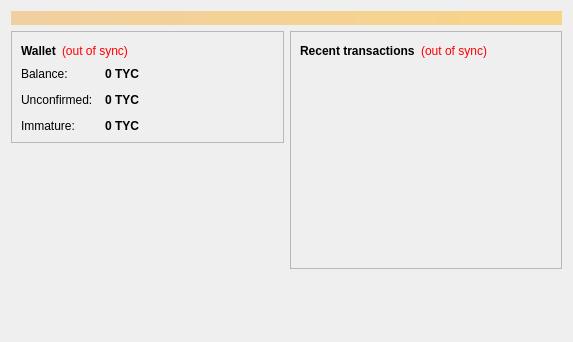
<?xml version="1.0" encoding="UTF-8"?>
<ui version="4.0">
 <class>OverviewPage</class>
 <widget class="QWidget" name="OverviewPage">
  <property name="geometry">
   <rect>
    <x>0</x>
    <y>0</y>
    <width>573</width>
    <height>342</height>
   </rect>
  </property>
  <property name="windowTitle">
   <string>Form</string>
  </property>
  <layout class="QVBoxLayout" name="topLayout">
   <item>
    <widget class="QLabel" name="labelAlerts">
     <property name="visible">
      <bool>false</bool>
     </property>
     <property name="styleSheet">
      <string notr="true">background-color: qlineargradient(x1: 0, y1: 0, x2: 1, y2: 0, stop:0 #F0D0A0, stop:1 #F8D488); color:#000000;</string>
     </property>
     <property name="wordWrap">
      <bool>true</bool>
     </property>
     <property name="margin">
      <number>3</number>
     </property>
    </widget>
   </item>
   <item>
    <layout class="QHBoxLayout" name="horizontalLayout" stretch="1,1">
     <item>
      <layout class="QVBoxLayout" name="verticalLayout_2">
       <item>
        <widget class="QFrame" name="frame">
         <property name="frameShape">
          <enum>QFrame::StyledPanel</enum>
         </property>
         <property name="frameShadow">
          <enum>QFrame::Raised</enum>
         </property>
         <layout class="QVBoxLayout" name="verticalLayout_4">
          <item>
           <layout class="QHBoxLayout" name="horizontalLayout_4">
            <item>
             <widget class="QLabel" name="label_5">
              <property name="font">
               <font>
                <weight>75</weight>
                <bold>true</bold>
               </font>
              </property>
              <property name="text">
               <string>Wallet</string>
              </property>
             </widget>
            </item>
            <item>
             <widget class="QLabel" name="labelWalletStatus">
              <property name="toolTip">
               <string>The displayed information may be out of date. Your wallet automatically synchronizes with the Testcoin network after a connection is established, but this process has not completed yet.</string>
              </property>
              <property name="styleSheet">
               <string notr="true">QLabel { color: red; }</string>
              </property>
              <property name="text">
               <string notr="true">(out of sync)</string>
              </property>
              <property name="alignment">
               <set>Qt::AlignLeading|Qt::AlignLeft|Qt::AlignVCenter</set>
              </property>
             </widget>
            </item>
            <item>
             <spacer name="horizontalSpacer_2">
              <property name="orientation">
               <enum>Qt::Horizontal</enum>
              </property>
              <property name="sizeHint" stdset="0">
               <size>
                <width>40</width>
                <height>20</height>
               </size>
              </property>
             </spacer>
            </item>
           </layout>
          </item>
          <item>
           <layout class="QFormLayout" name="formLayout_2">
            <property name="fieldGrowthPolicy">
             <enum>QFormLayout::AllNonFixedFieldsGrow</enum>
            </property>
            <property name="horizontalSpacing">
             <number>12</number>
            </property>
            <property name="verticalSpacing">
             <number>12</number>
            </property>
            <item row="0" column="0">
             <widget class="QLabel" name="label">
              <property name="text">
               <string>Balance:</string>
              </property>
             </widget>
            </item>
            <item row="0" column="1">
             <widget class="QLabel" name="labelBalance">
              <property name="font">
               <font>
                <weight>75</weight>
                <bold>true</bold>
               </font>
              </property>
              <property name="cursor">
               <cursorShape>IBeamCursor</cursorShape>
              </property>
              <property name="toolTip">
               <string>Your current balance</string>
              </property>
              <property name="text">
               <string notr="true">0 TYC</string>
              </property>
              <property name="textInteractionFlags">
               <set>Qt::LinksAccessibleByMouse|Qt::TextSelectableByKeyboard|Qt::TextSelectableByMouse</set>
              </property>
             </widget>
            </item>
            <item row="1" column="0">
             <widget class="QLabel" name="label_3">
              <property name="text">
               <string>Unconfirmed:</string>
              </property>
             </widget>
            </item>
            <item row="1" column="1">
             <widget class="QLabel" name="labelUnconfirmed">
              <property name="font">
               <font>
                <weight>75</weight>
                <bold>true</bold>
               </font>
              </property>
              <property name="cursor">
               <cursorShape>IBeamCursor</cursorShape>
              </property>
              <property name="toolTip">
               <string>Total of transactions that have yet to be confirmed, and do not yet count toward the current balance</string>
              </property>
              <property name="text">
               <string notr="true">0 TYC</string>
              </property>
              <property name="textInteractionFlags">
               <set>Qt::LinksAccessibleByMouse|Qt::TextSelectableByKeyboard|Qt::TextSelectableByMouse</set>
              </property>
             </widget>
            </item>
            <item row="2" column="0">
             <widget class="QLabel" name="labelImmatureText">
              <property name="text">
               <string>Immature:</string>
              </property>
             </widget>
            </item>
            <item row="2" column="1">
             <widget class="QLabel" name="labelImmature">
              <property name="font">
               <font>
                <weight>75</weight>
                <bold>true</bold>
               </font>
              </property>
              <property name="toolTip">
               <string>Mined balance that has not yet matured</string>
              </property>
              <property name="text">
               <string notr="true">0 TYC</string>
              </property>
              <property name="textInteractionFlags">
               <set>Qt::LinksAccessibleByMouse|Qt::TextSelectableByKeyboard|Qt::TextSelectableByMouse</set>
              </property>
             </widget>
            </item>
           </layout>
          </item>
         </layout>
        </widget>
       </item>
       <item>
        <spacer name="verticalSpacer">
         <property name="orientation">
          <enum>Qt::Vertical</enum>
         </property>
         <property name="sizeHint" stdset="0">
          <size>
           <width>20</width>
           <height>40</height>
          </size>
         </property>
        </spacer>
       </item>
      </layout>
     </item>
     <item>
      <layout class="QVBoxLayout" name="verticalLayout_3">
       <item>
        <widget class="QFrame" name="frame_2">
         <property name="frameShape">
          <enum>QFrame::StyledPanel</enum>
         </property>
         <property name="frameShadow">
          <enum>QFrame::Raised</enum>
         </property>
         <layout class="QVBoxLayout" name="verticalLayout">
          <item>
           <layout class="QHBoxLayout" name="horizontalLayout_2">
            <item>
             <widget class="QLabel" name="label_4">
              <property name="text">
               <string>&lt;b&gt;Recent transactions&lt;/b&gt;</string>
              </property>
             </widget>
            </item>
            <item>
             <widget class="QLabel" name="labelTransactionsStatus">
              <property name="toolTip">
               <string>The displayed information may be out of date. Your wallet automatically synchronizes with the Testcoin network after a connection is established, but this process has not completed yet.</string>
              </property>
              <property name="styleSheet">
               <string notr="true">QLabel { color: red; }</string>
              </property>
              <property name="text">
               <string notr="true">(out of sync)</string>
              </property>
              <property name="alignment">
               <set>Qt::AlignRight|Qt::AlignTrailing|Qt::AlignVCenter</set>
              </property>
             </widget>
            </item>
            <item>
             <spacer name="horizontalSpacer">
              <property name="orientation">
               <enum>Qt::Horizontal</enum>
              </property>
              <property name="sizeHint" stdset="0">
               <size>
                <width>40</width>
                <height>20</height>
               </size>
              </property>
             </spacer>
            </item>
           </layout>
          </item>
          <item>
           <widget class="QListView" name="listTransactions">
            <property name="styleSheet">
             <string notr="true">QListView { background: transparent; }</string>
            </property>
            <property name="frameShape">
             <enum>QFrame::NoFrame</enum>
            </property>
            <property name="verticalScrollBarPolicy">
             <enum>Qt::ScrollBarAlwaysOff</enum>
            </property>
            <property name="horizontalScrollBarPolicy">
             <enum>Qt::ScrollBarAlwaysOff</enum>
            </property>
            <property name="selectionMode">
             <enum>QAbstractItemView::NoSelection</enum>
            </property>
           </widget>
          </item>
         </layout>
        </widget>
       </item>
       <item>
        <spacer name="verticalSpacer_2">
         <property name="orientation">
          <enum>Qt::Vertical</enum>
         </property>
         <property name="sizeHint" stdset="0">
          <size>
           <width>20</width>
           <height>40</height>
          </size>
         </property>
        </spacer>
       </item>
      </layout>
     </item>
    </layout>
   </item>
  </layout>
 </widget>
 <resources/>
 <connections/>
</ui>
